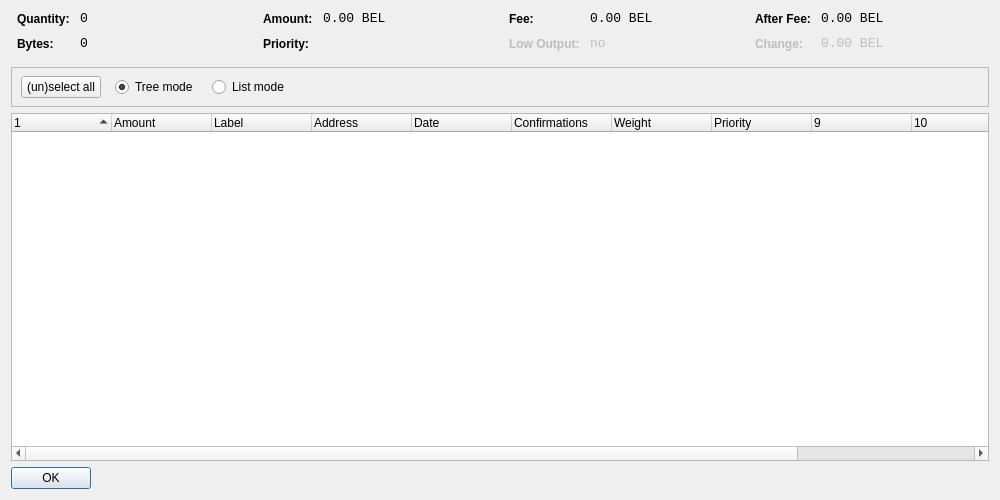
<?xml version="1.0" encoding="UTF-8"?>
<ui version="4.0">
 <class>CoinControlDialog</class>
 <widget class="QWidget" name="CoinControlDialog">
  <property name="geometry">
   <rect>
    <x>0</x>
    <y>0</y>
    <width>1000</width>
    <height>500</height>
   </rect>
  </property>
  <property name="windowTitle">
   <string>Coin Control</string>
  </property>
  <layout class="QVBoxLayout" name="verticalLayout">
   <item>
    <layout class="QHBoxLayout" name="horizontalLayoutTop" stretch="0,0,0,0">
     <property name="topMargin">
      <number>0</number>
     </property>
     <property name="bottomMargin">
      <number>10</number>
     </property>
     <item>
      <layout class="QFormLayout" name="formLayoutCoinControl1">
       <property name="horizontalSpacing">
        <number>10</number>
       </property>
       <property name="verticalSpacing">
        <number>10</number>
       </property>
       <property name="leftMargin">
        <number>6</number>
       </property>
       <property name="rightMargin">
        <number>6</number>
       </property>
       <item row="0" column="0">
        <widget class="QLabel" name="labelCoinControlQuantityText">
         <property name="styleSheet">
          <string notr="true">font-weight:bold;</string>
         </property>
         <property name="text">
          <string>Quantity:</string>
         </property>
        </widget>
       </item>
       <item row="0" column="1">
        <widget class="QLabel" name="labelCoinControlQuantity">
         <property name="font">
          <font>
           <family>Monospace</family>
           <pointsize>10</pointsize>
          </font>
         </property>
         <property name="cursor">
          <cursorShape>IBeamCursor</cursorShape>
         </property>
         <property name="contextMenuPolicy">
          <enum>Qt::ActionsContextMenu</enum>
         </property>
         <property name="text">
          <string notr="true">0</string>
         </property>
         <property name="textInteractionFlags">
          <set>Qt::LinksAccessibleByMouse|Qt::TextSelectableByKeyboard|Qt::TextSelectableByMouse</set>
         </property>
        </widget>
       </item>
       <item row="1" column="0">
        <widget class="QLabel" name="labelCoinControlBytesText">
         <property name="styleSheet">
          <string notr="true">font-weight:bold;</string>
         </property>
         <property name="text">
          <string>Bytes:</string>
         </property>
        </widget>
       </item>
       <item row="1" column="1">
        <widget class="QLabel" name="labelCoinControlBytes">
         <property name="font">
          <font>
           <family>Monospace</family>
           <pointsize>10</pointsize>
          </font>
         </property>
         <property name="cursor">
          <cursorShape>IBeamCursor</cursorShape>
         </property>
         <property name="contextMenuPolicy">
          <enum>Qt::ActionsContextMenu</enum>
         </property>
         <property name="text">
          <string notr="true">0</string>
         </property>
         <property name="textInteractionFlags">
          <set>Qt::LinksAccessibleByMouse|Qt::TextSelectableByKeyboard|Qt::TextSelectableByMouse</set>
         </property>
        </widget>
       </item>
      </layout>
     </item>
     <item>
      <layout class="QFormLayout" name="formLayoutCoinControl2">
       <property name="horizontalSpacing">
        <number>10</number>
       </property>
       <property name="verticalSpacing">
        <number>10</number>
       </property>
       <property name="leftMargin">
        <number>6</number>
       </property>
       <property name="rightMargin">
        <number>6</number>
       </property>
       <item row="0" column="0">
        <widget class="QLabel" name="labelCoinControlAmountText">
         <property name="styleSheet">
          <string notr="true">font-weight:bold;</string>
         </property>
         <property name="text">
          <string>Amount:</string>
         </property>
        </widget>
       </item>
       <item row="0" column="1">
        <widget class="QLabel" name="labelCoinControlAmount">
         <property name="font">
          <font>
           <family>Monospace</family>
           <pointsize>10</pointsize>
          </font>
         </property>
         <property name="cursor">
          <cursorShape>IBeamCursor</cursorShape>
         </property>
         <property name="contextMenuPolicy">
          <enum>Qt::ActionsContextMenu</enum>
         </property>
         <property name="text">
          <string notr="true">0.00 BEL</string>
         </property>
         <property name="textInteractionFlags">
          <set>Qt::LinksAccessibleByMouse|Qt::TextSelectableByKeyboard|Qt::TextSelectableByMouse</set>
         </property>
        </widget>
       </item>
       <item row="1" column="0">
        <widget class="QLabel" name="labelCoinControlPriorityText">
         <property name="styleSheet">
          <string notr="true">font-weight:bold;</string>
         </property>
         <property name="text">
          <string>Priority:</string>
         </property>
        </widget>
       </item>
       <item row="1" column="1">
        <widget class="QLabel" name="labelCoinControlPriority">
         <property name="font">
          <font>
           <family>Monospace</family>
           <pointsize>10</pointsize>
          </font>
         </property>
         <property name="cursor">
          <cursorShape>IBeamCursor</cursorShape>
         </property>
         <property name="contextMenuPolicy">
          <enum>Qt::ActionsContextMenu</enum>
         </property>
         <property name="text">
          <string/>
         </property>
         <property name="textInteractionFlags">
          <set>Qt::LinksAccessibleByMouse|Qt::TextSelectableByKeyboard|Qt::TextSelectableByMouse</set>
         </property>
        </widget>
       </item>
      </layout>
     </item>
     <item>
      <layout class="QFormLayout" name="formLayoutCoinControl3">
       <property name="horizontalSpacing">
        <number>10</number>
       </property>
       <property name="verticalSpacing">
        <number>10</number>
       </property>
       <property name="leftMargin">
        <number>6</number>
       </property>
       <property name="rightMargin">
        <number>6</number>
       </property>
       <item row="0" column="0">
        <widget class="QLabel" name="labelCoinControlFeeText">
         <property name="styleSheet">
          <string notr="true">font-weight:bold;</string>
         </property>
         <property name="text">
          <string>Fee:</string>
         </property>
        </widget>
       </item>
       <item row="0" column="1">
        <widget class="QLabel" name="labelCoinControlFee">
         <property name="font">
          <font>
           <family>Monospace</family>
           <pointsize>10</pointsize>
          </font>
         </property>
         <property name="cursor">
          <cursorShape>IBeamCursor</cursorShape>
         </property>
         <property name="contextMenuPolicy">
          <enum>Qt::ActionsContextMenu</enum>
         </property>
         <property name="text">
          <string notr="true">0.00 BEL</string>
         </property>
         <property name="textInteractionFlags">
          <set>Qt::LinksAccessibleByMouse|Qt::TextSelectableByKeyboard|Qt::TextSelectableByMouse</set>
         </property>
        </widget>
       </item>
       <item row="1" column="0">
        <widget class="QLabel" name="labelCoinControlLowOutputText">
         <property name="enabled">
          <bool>false</bool>
         </property>
         <property name="styleSheet">
          <string notr="true">font-weight:bold;</string>
         </property>
         <property name="text">
          <string>Low Output:</string>
         </property>
        </widget>
       </item>
       <item row="1" column="1">
        <widget class="QLabel" name="labelCoinControlLowOutput">
         <property name="enabled">
          <bool>false</bool>
         </property>
         <property name="font">
          <font>
           <family>Monospace</family>
           <pointsize>10</pointsize>
          </font>
         </property>
         <property name="cursor">
          <cursorShape>IBeamCursor</cursorShape>
         </property>
         <property name="contextMenuPolicy">
          <enum>Qt::ActionsContextMenu</enum>
         </property>
         <property name="text">
          <string>no</string>
         </property>
         <property name="textInteractionFlags">
          <set>Qt::LinksAccessibleByMouse|Qt::TextSelectableByKeyboard|Qt::TextSelectableByMouse</set>
         </property>
        </widget>
       </item>
      </layout>
     </item>
     <item>
      <layout class="QFormLayout" name="formLayoutCoinControl4">
       <property name="horizontalSpacing">
        <number>10</number>
       </property>
       <property name="verticalSpacing">
        <number>10</number>
       </property>
       <property name="leftMargin">
        <number>6</number>
       </property>
       <property name="rightMargin">
        <number>6</number>
       </property>
       <item row="0" column="0">
        <widget class="QLabel" name="labelCoinControlAfterFeeText">
         <property name="styleSheet">
          <string notr="true">font-weight:bold;</string>
         </property>
         <property name="text">
          <string>After Fee:</string>
         </property>
        </widget>
       </item>
       <item row="0" column="1">
        <widget class="QLabel" name="labelCoinControlAfterFee">
         <property name="font">
          <font>
           <family>Monospace</family>
           <pointsize>10</pointsize>
          </font>
         </property>
         <property name="cursor">
          <cursorShape>IBeamCursor</cursorShape>
         </property>
         <property name="contextMenuPolicy">
          <enum>Qt::ActionsContextMenu</enum>
         </property>
         <property name="text">
          <string notr="true">0.00 BEL</string>
         </property>
         <property name="textInteractionFlags">
          <set>Qt::LinksAccessibleByMouse|Qt::TextSelectableByKeyboard|Qt::TextSelectableByMouse</set>
         </property>
        </widget>
       </item>
       <item row="1" column="0">
        <widget class="QLabel" name="labelCoinControlChangeText">
         <property name="enabled">
          <bool>false</bool>
         </property>
         <property name="styleSheet">
          <string notr="true">font-weight:bold;</string>
         </property>
         <property name="text">
          <string>Change:</string>
         </property>
        </widget>
       </item>
       <item row="1" column="1">
        <widget class="QLabel" name="labelCoinControlChange">
         <property name="enabled">
          <bool>false</bool>
         </property>
         <property name="font">
          <font>
           <family>Monospace</family>
           <pointsize>10</pointsize>
          </font>
         </property>
         <property name="cursor">
          <cursorShape>IBeamCursor</cursorShape>
         </property>
         <property name="contextMenuPolicy">
          <enum>Qt::ActionsContextMenu</enum>
         </property>
         <property name="text">
          <string notr="true">0.00 BEL</string>
         </property>
         <property name="textInteractionFlags">
          <set>Qt::LinksAccessibleByMouse|Qt::TextSelectableByKeyboard|Qt::TextSelectableByMouse</set>
         </property>
        </widget>
       </item>
      </layout>
     </item>
    </layout>
   </item>
   <item>
    <widget class="QFrame" name="frame">
     <property name="minimumSize">
      <size>
       <width>0</width>
       <height>40</height>
      </size>
     </property>
     <property name="frameShape">
      <enum>QFrame::StyledPanel</enum>
     </property>
     <property name="frameShadow">
      <enum>QFrame::Sunken</enum>
     </property>
     <widget class="QWidget" name="horizontalLayoutWidget">
      <property name="geometry">
       <rect>
        <x>10</x>
        <y>0</y>
        <width>781</width>
        <height>41</height>
       </rect>
      </property>
      <layout class="QHBoxLayout" name="horizontalLayoutPanel" stretch="0,0,0,0">
       <property name="spacing">
        <number>14</number>
       </property>
       <item>
        <widget class="QPushButton" name="pushButtonSelectAll">
         <property name="sizePolicy">
          <sizepolicy hsizetype="Maximum" vsizetype="Fixed">
           <horstretch>0</horstretch>
           <verstretch>0</verstretch>
          </sizepolicy>
         </property>
         <property name="text">
          <string>(un)select all</string>
         </property>
        </widget>
       </item>
       <item>
        <widget class="QRadioButton" name="radioTreeMode">
         <property name="sizePolicy">
          <sizepolicy hsizetype="Maximum" vsizetype="Fixed">
           <horstretch>0</horstretch>
           <verstretch>0</verstretch>
          </sizepolicy>
         </property>
         <property name="text">
          <string>Tree mode</string>
         </property>
         <property name="checked">
          <bool>true</bool>
         </property>
        </widget>
       </item>
       <item>
        <widget class="QRadioButton" name="radioListMode">
         <property name="sizePolicy">
          <sizepolicy hsizetype="Maximum" vsizetype="Fixed">
           <horstretch>0</horstretch>
           <verstretch>0</verstretch>
          </sizepolicy>
         </property>
         <property name="text">
          <string>List mode</string>
         </property>
        </widget>
       </item>
       <item>
        <spacer name="horizontalSpacer">
         <property name="orientation">
          <enum>Qt::Horizontal</enum>
         </property>
         <property name="sizeHint" stdset="0">
          <size>
           <width>40</width>
           <height>20</height>
          </size>
         </property>
        </spacer>
       </item>
      </layout>
     </widget>
    </widget>
   </item>
   <item>
    <widget class="CoinControlTreeWidget" name="treeWidget">
     <property name="contextMenuPolicy">
      <enum>Qt::CustomContextMenu</enum>
     </property>
     <property name="sortingEnabled">
      <bool>false</bool>
     </property>
     <property name="columnCount">
      <number>12</number>
     </property>
     <attribute name="headerShowSortIndicator" stdset="0">
      <bool>true</bool>
     </attribute>
     <attribute name="headerStretchLastSection">
      <bool>false</bool>
     </attribute>
     <column>
      <property name="text">
       <string/>
      </property>
     </column>
     <column>
      <property name="text">
       <string>Amount</string>
      </property>
     </column>
     <column>
      <property name="text">
       <string>Label</string>
      </property>
     </column>
     <column>
      <property name="text">
       <string>Address</string>
      </property>
     </column>
     <column>
      <property name="text">
       <string>Date</string>
      </property>
     </column>
     <column>
      <property name="text">
       <string>Confirmations</string>
      </property>
      <property name="toolTip">
       <string>Confirmed</string>
      </property>
     </column>
     <column>
      <property name="text">
       <string>Weight</string>
      </property>
     </column>
     <column>
      <property name="text">
       <string>Priority</string>
      </property>
     </column>
     <column>
      <property name="text">
       <string/>
      </property>
     </column>
     <column>
      <property name="text">
       <string/>
      </property>
     </column>
     <column>
      <property name="text">
       <string/>
      </property>
     </column>
     <column>
      <property name="text">
       <string/>
      </property>
     </column>
    </widget>
   </item>
   <item>
    <widget class="QDialogButtonBox" name="buttonBox">
     <property name="sizePolicy">
      <sizepolicy hsizetype="Maximum" vsizetype="Fixed">
       <horstretch>0</horstretch>
       <verstretch>0</verstretch>
      </sizepolicy>
     </property>
     <property name="orientation">
      <enum>Qt::Horizontal</enum>
     </property>
     <property name="standardButtons">
      <set>QDialogButtonBox::Ok</set>
     </property>
    </widget>
   </item>
  </layout>
 </widget>
 <customwidgets>
  <customwidget>
   <class>CoinControlTreeWidget</class>
   <extends>QTreeWidget</extends>
   <header>coincontroltreewidget.h</header>
  </customwidget>
 </customwidgets>
 <resources/>
 <connections/>
</ui>
